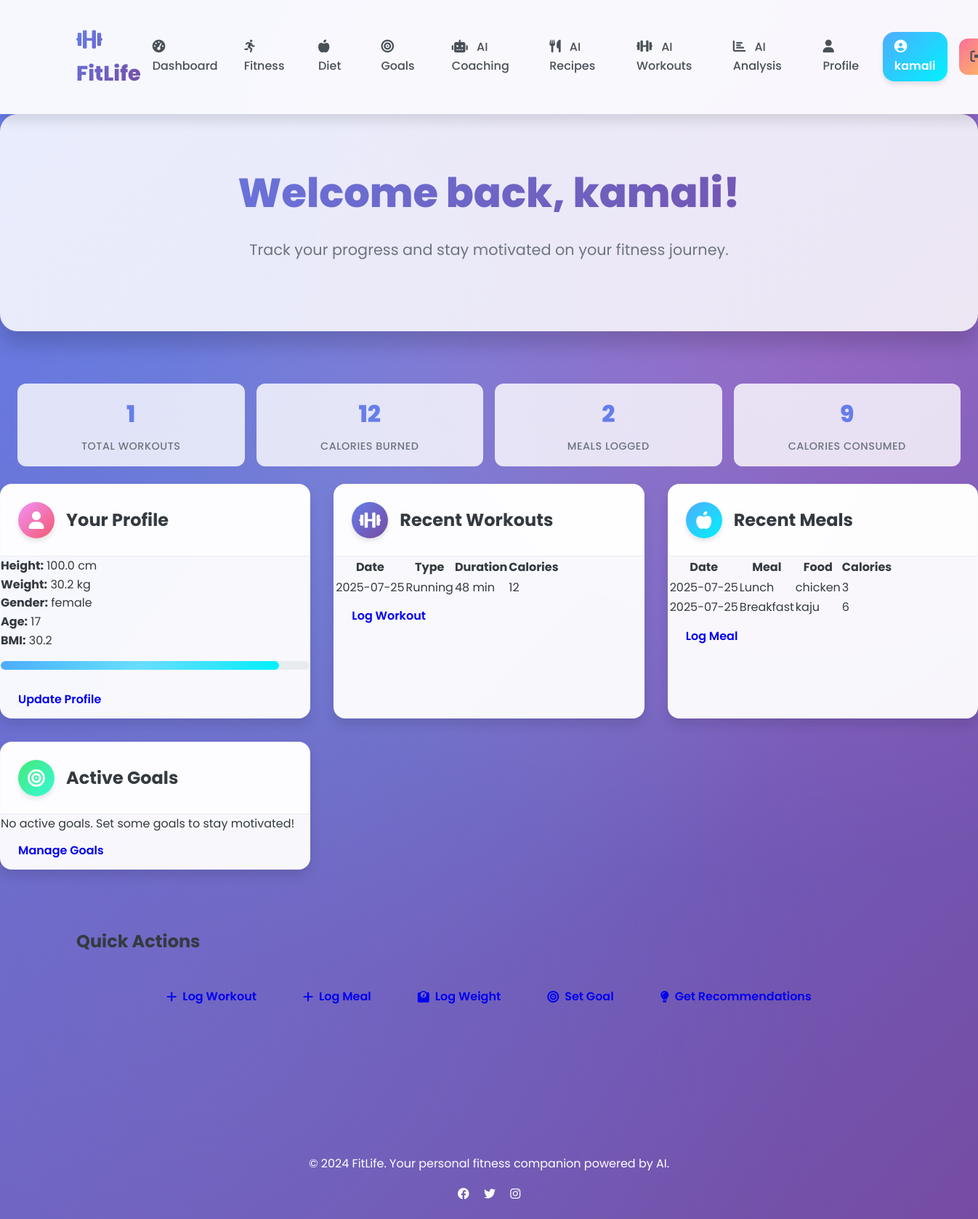
The app's page /dashboard (signed in) with its own data.
### tables this page shows
CREATE TABLE users (
        id INTEGER PRIMARY KEY AUTOINCREMENT,
        username TEXT UNIQUE NOT NULL,
        password TEXT NOT NULL,
        email TEXT,
        region TEXT,
        budget TEXT,
        allergies TEXT,
        gender TEXT,
        height REAL,
        weight REAL,
        age INTEGER,
        activity_level TEXT,
        fitness_goal TEXT,
        created_at TIMESTAMP DEFAULT CURRENT_TIMESTAMP
    );

CREATE TABLE workouts (
        id INTEGER PRIMARY KEY AUTOINCREMENT,
        user_id INTEGER,
        date TEXT,
        workout_type TEXT,
        duration INTEGER,
        calories_burned INTEGER,
        exercises TEXT,
        notes TEXT,
        created_at TIMESTAMP DEFAULT CURRENT_TIMESTAMP,
        FOREIGN KEY (user_id) REFERENCES users (id)
    );

CREATE TABLE meals (
        id INTEGER PRIMARY KEY AUTOINCREMENT,
        user_id INTEGER,
        date TEXT,
        meal_type TEXT,
        food_name TEXT,
        calories INTEGER,
        protein REAL,
        carbs REAL,
        fat REAL,
        fiber REAL,
        notes TEXT,
        created_at TIMESTAMP DEFAULT CURRENT_TIMESTAMP,
        FOREIGN KEY (user_id) REFERENCES users (id)
    );

### app.py (the view)
@app.route('/dashboard')
def dashboard():
    if 'user_id' not in session:
        flash('Please log in to access your dashboard.', 'danger')
        return redirect(url_for('login'))
    user_id = session['user_id']
    conn = sqlite3.connect(DB_NAME)
    c = conn.cursor()
    c.execute('SELECT height, weight, gender, age FROM users WHERE id = ?', (user_id,))
    user_data = c.fetchone()
    c.execute('''SELECT date, workout_type, duration, calories_burned
                 FROM workouts WHERE user_id = ? ORDER BY date DESC LIMIT 5''', (user_id,))
    recent_workouts = c.fetchall()
    c.execute('''SELECT date, meal_type, food_name, calories
                 FROM meals WHERE user_id = ? ORDER BY date DESC LIMIT 5''', (user_id,))
    recent_meals = c.fetchall()
    c.execute('''SELECT date, weight FROM weight_log
                 WHERE user_id = ? ORDER BY date DESC LIMIT 7''', (user_id,))
    weight_data = c.fetchall()
    total_workouts = c.execute('SELECT COUNT(*) FROM workouts WHERE user_id = ?', (user_id,)).fetchone()[0]
    total_calories_burned = c.execute('SELECT SUM(calories_burned) FROM workouts WHERE user_id = ?', (user_id,)).fetchone()[0] or 0
    total_meals = c.execute('SELECT COUNT(*) FROM meals WHERE user_id = ?', (user_id,)).fetchone()[0]
    total_calories_consumed = c.execute('SELECT SUM(calories) FROM meals WHERE user_id = ?', (user_id,)).fetchone()[0] or 0
    c.execute('''SELECT goal_type, target_value, current_value, target_date
                 FROM goals WHERE user_id = ? AND status = 'active' ''', (user_id,))
    active_goals = c.fetchall()
    conn.close()
    bmi = None
    if user_data and user_data[0] and user_data[1]:
        try:
            bmi = round(float(user_data[1]) / ((float(user_data[0])/100) ** 2), 1)
        except:
            bmi = None
    return render_template('dashboard.html',
                         user_data=user_data,
                         recent_workouts=recent_workouts,
                         recent_meals=recent_meals,
                         weight_data=weight_data,
                         total_workouts=total_workouts,
                         total_calories_burned=total_calories_burned,
                         total_meals=total_meals,
                         total_calories_consumed=total_calories_consumed,
                         active_goals=active_goals,
                         bmi=bmi)

### templates/dashboard.html (shortened to what this page needs)
{% extends "base.html" %}
{% block content %}
<div class="hero">
    <h1>Welcome back, {{ session['username'] }}!</h1>
    <p>Track your progress and stay motivated on your fitness journey.</p>
</div>
<div class="stats-grid">
    <div class="stat-item">
        <div class="stat-value">{{ total_workouts }}</div>
        <div class="stat-label">Total Workouts</div>
    </div>
    <div class="stat-item">
        <div class="stat-value">{{ total_calories_burned }}</div>
        <div class="stat-label">Calories Burned</div>
    </div>
    <div class="stat-item">
        <div class="stat-value">{{ total_meals }}</div>
        <div class="stat-label">Meals Logged</div>
    </div>
    <div class="stat-item">
        <div class="stat-value">{{ total_calories_consumed }}</div>
        <div class="stat-label">Calories Consumed</div>
    </div>
</div>
<div class="dashboard-grid">
    <div class="card">
        <div class="card-header">
            <div class="card-icon progress">
                <i class="fas fa-user"></i>
            </div>
            <h3>Your Profile</h3>
        </div>
        {% if user_data %}
            <p><strong>Height:</strong> {{ user_data[0] }} cm</p>
            <p><strong>Weight:</strong> {{ user_data[1] }} kg</p>
            <p><strong>Gender:</strong> {{ user_data[2] or 'Not set' }}</p>
            <p><strong>Age:</strong> {{ user_data[3] or 'Not set' }}</p>
            {% if bmi %}
                <p><strong>BMI:</strong> {{ bmi }}</p>
                <div class="progress-container">
                    <div class="progress-bar">
                        {% if bmi < 18.5 %}
                            <div class="progress-fill" style="width: 30%;"></div>
                        {% elif bmi < 25 %}
                            <div class="progress-fill" style="width: 60%;"></div>
                        {% else %}
                            <div class="progress-fill" style="width: 90%;"></div>
                        {% endif %}
                    </div>
                </div>
            {% endif %}
        {% else %}
            <p>Please complete your profile to see your stats.</p>
        {% endif %}
        <a href="/profile" class="btn">Update Profile</a>
    </div>
    <div class="card">
        <div class="card-header">
            <div class="card-icon workout">
                <i class="fas fa-dumbbell"></i>
            </div>
            <h3>Recent Workouts</h3>
        </div>
        {% if recent_workouts %}
            <div class="table-container">
                <table>
                    <thead>
                        <tr>
                            <th>Date</th>
                            <th>Type</th>
                            <th>Duration</th>
                            <th>Calories</th>
                        </tr>
                    </thead>
                    <tbody>
                        {% for workout in recent_workouts %}
                        <tr>
                            <td>{{ workout[0] }}</td>
                            <td>{{ workout[1] }}</td>
                            <td>{{ workout[2] }} min</td>
                            <td>{{ workout[3] }}</td>
                        </tr>
                        {% endfor %}
                    </tbody>
                </table>
            </div>
        {% else %}
            <p>No workouts logged yet.</p>
        {% endif %}
        <a href="/fitness" class="btn">Log Workout</a>
    </div>
    <div class="card">
        <div class="card-header">
            <div class="card-icon diet">
                <i class="fas fa-apple-alt"></i>
            </div>
            <h3>Recent Meals</h3>
        </div>
        {% if recent_meals %}
            <div class="table-container">
                <table>
                    <thead>
                        <tr>
                            <th>Date</th>
                            <th>Meal</th>
                            <th>Food</th>
                            <th>Calories</th>
                        </tr>
                    </thead>
                    <tbody>
                        {% for meal in recent_meals %}
                        <tr>
                            <td>{{ meal[0] }}</td>
                            <td>{{ meal[1] }}</td>
                            <td>{{ meal[2] }}</td>
                            <td>{{ meal[3] }}</td>
                        </tr>
                        {% endfor %}
                    </tbody>
                </table>
            </div>
        {% else %}
            <p>No meals logged yet.</p>
        {% endif %}
        <a href="/diet" class="btn">Log Meal</a>
    </div>
    <div class="card">
        <div class="card-header">
            <div class="card-icon goals">
                <i class="fas fa-bullseye"></i>
            </div>
            <h3>Active Goals</h3>
        </div>
        {% if active_goals %}
            {% for goal in active_goals %}
            <div class="goal-item">
                <h4>{{ goal[0].replace('_', ' ').title() }}</h4>
                <p>Target: {{ goal[1] }} | Current: {{ goal[2] }}</p>
                <div class="progress-container">
                    <div class="progress-bar">
                        {% set progress = (goal[2] / goal[1] * 100) if goal[1] > 0 else 0 %}
                        {% set progress = progress if progress <= 100 else 100 %}
                        <div class="progress-fill" style="width: {{ progress }}%;"></div>
                    </div>
                </div>
                <p>Target Date: {{ goal[3] }}</p>
            </div>
            {% endfor %}
        {% else %}
            <p>No active goals. Set some goals to stay motivated!</p>
        {% endif %}
        <a href="/goals" class="btn">Manage Goals</a>
    </div>
</div>
<div class="container">
    <h2>Quick Actions</h2>
    <div class="action-buttons">
        <a href="/fitness" class="btn"><i class="fas fa-plus"></i> Log Workout</a>
        <a href="/diet" class="btn"><i class="fas fa-plus"></i> Log Meal</a>
        <a href="/weight_log" class="btn"><i class="fas fa-weight"></i> Log Weight</a>
        <a href="/goals" class="btn"><i class="fas fa-bullseye"></i> Set Goal</a>
        <a href="/recommendations" class="btn"><i class="fas fa-lightbulb"></i> Get Recommendations</a>
    </div>
</div>
{% endblock %}

### templates/base.html (shortened to what this page needs)
<!DOCTYPE html>
<html lang="en">
<head>
    <link rel="stylesheet" href="{{ url_for('static', filename='style.css') }}">
    <link rel="stylesheet" href="https://cdnjs.cloudflare.com/ajax/libs/font-awesome/6.0.0/css/all.min.css">
</head>
<body>
    <nav class="navbar">
        <div class="container">
            <div style="display: flex; justify-content: space-between; align-items: center; width: 100%;">
                <a href="/" class="navbar-brand">
                    <i class="fas fa-dumbbell" style="margin-right: 0.5rem;"></i>FitLife
                </a>
                <ul class="navbar-nav">
                    {% if session.user_id %}
                        <a href="/dashboard"><i class="fas fa-tachometer-alt"></i> Dashboard</a>
                        <a href="/fitness"><i class="fas fa-running"></i> Fitness</a>
                        <a href="/diet"><i class="fas fa-apple-alt"></i> Diet</a>
                        <a href="/goals"><i class="fas fa-bullseye"></i> Goals</a>
                        <a href="/ai_coaching"><i class="fas fa-robot"></i> AI Coaching</a>
                        <a href="/ai_recipes"><i class="fas fa-utensils"></i> AI Recipes</a>
                        <a href="/ai_workout_plan"><i class="fas fa-dumbbell"></i> AI Workouts</a>
                        <a href="/ai_progress_analysis"><i class="fas fa-chart-bar"></i> AI Analysis</a>
                        <a href="/profile"><i class="fas fa-user"></i> Profile</a>
                        <span class="user-info">
                            <i class="fas fa-user-circle"></i> {{ session.username }}
                        </span>
                        <a href="/logout" class="btn btn-danger">
                            <i class="fas fa-sign-out-alt"></i> Logout
                        </a>
                    {% endif %}
                </ul>
            </div>
        </div>
    </nav>
    <main class="fade-in">
        {% block content %}{% endblock %}
    </main>
    <footer style="text-align: center; padding: 2rem; color: white; margin-top: 4rem;">
        <div class="container">
            <p>&copy; 2024 FitLife. Your personal fitness companion powered by AI.</p>
            <div style="margin-top: 1rem;">
                <a href="#" style="color: white; margin: 0 0.5rem; text-decoration: none;">
                    <i class="fab fa-facebook"></i>
                </a>
                <a href="#" style="color: white; margin: 0 0.5rem; text-decoration: none;">
                    <i class="fab fa-twitter"></i>
                </a>
                <a href="#" style="color: white; margin: 0 0.5rem; text-decoration: none;">
                    <i class="fab fa-instagram"></i>
                </a>
            </div>
        </div>
    </footer>
</body>
</html>

### records on screen
users: username "kamali", height "100.0", weight "30.2", gender "female", age "17"
workouts: date "2025-07-25", workout_type "Running", duration "48", calories_burned "12"
meals: date "2025-07-25", meal_type "Lunch", food_name "chicken", calories "3"
meals: date "2025-07-25", meal_type "Breakfast", food_name "kaju", calories "6"

### other values on screen
{{ total_workouts }} "1"
{{ total_calories_burned }} "12"
{{ total_meals }} "2"
{{ total_calories_consumed }} "9"
{{ bmi }} "30.2"
